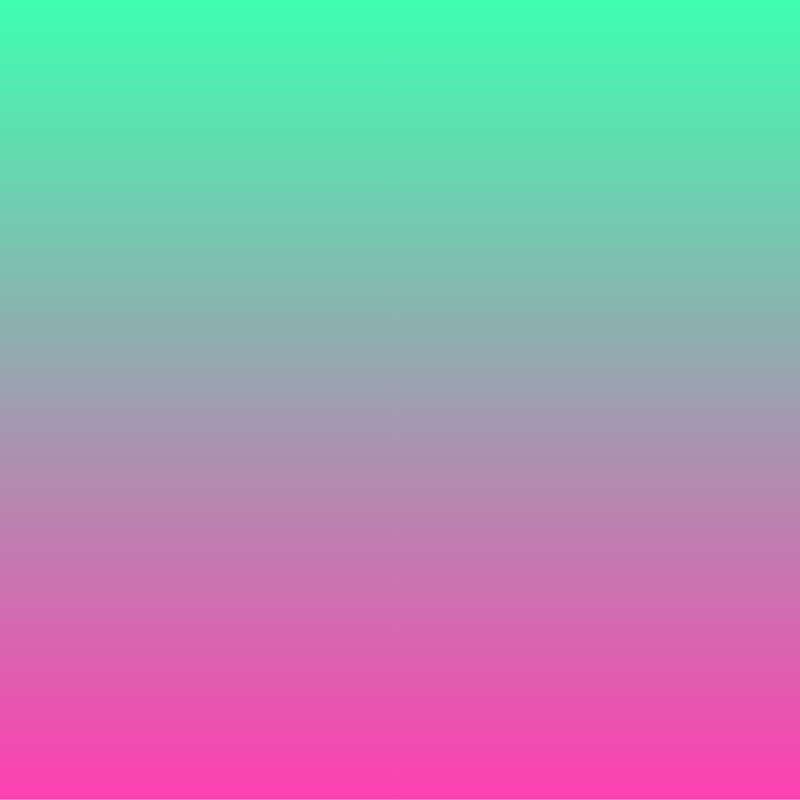
Frame 1 (no input)
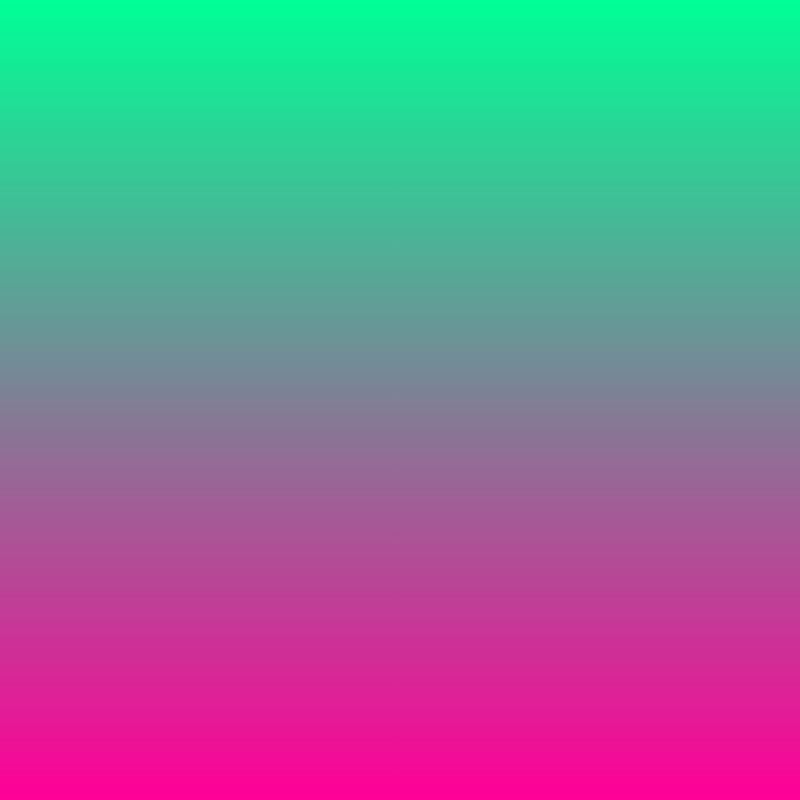
Frame 60 (no input)
Frame 120 (the mouse pressed at the canvas centre since frame 60): identical to frame 60, image omitted

The p5.js sketch that drew these frames (run headless with seeded random() and noise() and a simulated clock; from frame 60 on, the mouse is pressed at the canvas centre):

// p5.js sketch
// ── sketch.js
function setup(){
    createCanvas(800, 800)
}

function draw(){
    for (y=0; y<height; y++){
        let r = map(y, 0, height, 0, 255)
        let g = map(y, 0, height, 255, 0)
        stroke(r, g, 150)
        line(0, y, width, y)
    }
}
